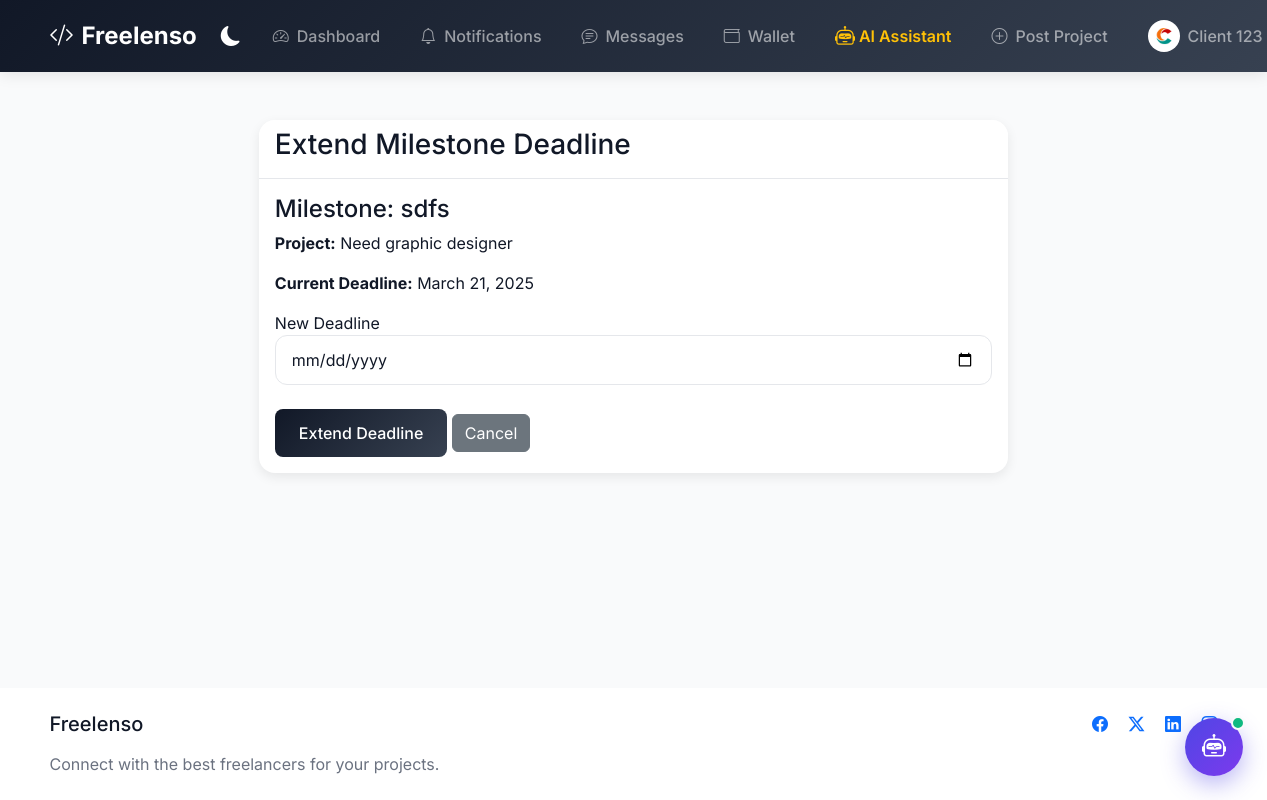
Screenshot of /projects/milestone/14/extend-deadline/ (signed in) with the database file from the repository.
### core/models.py (models this page shows, shortened)
class UserProfile(models.Model):
    user = models.OneToOneField(User, on_delete=models.CASCADE)
    is_freelancer = models.BooleanField(default=False)
    is_client = models.BooleanField(default=False)
    profile_picture = models.ImageField(upload_to='profile_pics', null=True, blank=True)
    bio = models.TextField(null=True, blank=True)
    skills = models.CharField(max_length=500, null=True, blank=True)
    hourly_rate = models.DecimalField(max_digits=10, decimal_places=2, null=True, blank=True)
    country = models.CharField(max_length=100, null=True, blank=True)
    phone_number = models.CharField(max_length=15, null=True, blank=True)
    website = models.URLField(max_length=200, null=True, blank=True)
    linkedin = models.URLField(max_length=200, null=True, blank=True)
    github = models.URLField(max_length=200, null=True, blank=True)
    languages = models.CharField(max_length=200, null=True, blank=True)
    education = models.TextField(null=True, blank=True)
    experience = models.TextField(null=True, blank=True)
    availability = models.CharField(max_length=100, null=True, blank=True)
    created_at = models.DateTimeField(auto_now_add=True)
    updated_at = models.DateTimeField(auto_now=True)
    wallet_balance = models.DecimalField(max_digits=10, decimal_places=2, default=0.00)

class ProjectMilestone(models.Model):
    STATUS_CHOICES = [
        ('pending', 'Pending'),
        ('completed', 'Completed'),
        ('approved', 'Approved'),
        ('rejected', 'Rejected'),
        ('delayed', 'Delayed')
    ]
    project = models.ForeignKey(Project, on_delete=models.CASCADE, related_name='milestones')
    title = models.CharField(max_length=200)
    description = models.TextField()
    amount = models.DecimalField(max_digits=10, decimal_places=2, validators=[MinValueValidator(Decimal('0.00'))])
    due_date = models.DateField()
    status = models.CharField(max_length=20, choices=STATUS_CHOICES, default='pending')
    completion_notes = models.TextField(blank=True, null=True)
    completed_at = models.DateTimeField(null=True, blank=True)
    feedback = models.TextField(blank=True, null=True)
    created_at = models.DateTimeField(auto_now_add=True)
    updated_at = models.DateTimeField(auto_now=True)
    penalty_per_day = models.DecimalField(max_digits=10, decimal_places=2, default=0.00)
    max_penalty_days = models.IntegerField(default=7)
    max_penalty_percentage = models.DecimalField(max_digits=5, decimal_places=2, default=20.00)
    class Meta:
        ordering = ['due_date']

class Project(models.Model):
    PROJECT_STATUS_CHOICES = [
        ('open', 'Open for Applications'),
        ('in_progress', 'In Progress'),
        ('completed', 'Completed'),
        ('cancelled', 'Cancelled')
    ]
    DURATION_CHOICES = [
        ('short', 'Less than 1 month'),
        ('medium', '1-3 months'),
        ('long', '3-6 months'),
        ('ongoing', 'Ongoing')
    ]
    EXPERIENCE_LEVEL_CHOICES = [
        ('entry', 'Entry Level'),
        ('intermediate', 'Intermediate'),
        ('expert', 'Expert')
    ]
    title = models.CharField(max_length=200)
    client = models.ForeignKey(UserProfile, on_delete=models.CASCADE, related_name='posted_projects')
    description = models.TextField()
    required_skills = models.CharField(max_length=500)
    budget_min = models.DecimalField(max_digits=10, decimal_places=2, validators=[MinValueValidator(Decimal('0.00'))])
    budget_max = models.DecimalField(max_digits=10, decimal_places=2, validators=[MinValueValidator(Decimal('0.00'))])
    duration = models.CharField(max_length=20, choices=DURATION_CHOICES)
    experience_level = models.CharField(max_length=20, choices=EXPERIENCE_LEVEL_CHOICES)
    status = models.CharField(max_length=20, choices=PROJECT_STATUS_CHOICES, default='open')
    category = models.CharField(max_length=100)
    created_at = models.DateTimeField(auto_now_add=True)
    updated_at = models.DateTimeField(auto_now=True)
    deadline = models.DateField(null=True, blank=True)
    assigned_freelancer = models.ForeignKey(UserProfile, on_delete=models.SET_NULL, null=True, blank=True, related_name='assigned_projects')
    progress = models.IntegerField(default=0)  # Overall progress percentage
    total_milestones = models.IntegerField(default=0)
    completed_milestones = models.IntegerField(default=0)
    last_activity_date = models.DateTimeField(null=True, blank=True)
    class Meta:
        ordering = ['-created_at']

### core/views.py (the view, shortened to what this page needs)
# urls.py: path('projects/milestone/<int:milestone_id>/extend-deadline/', views.extend_milestone_deadline, name='extend_milestone_deadline'),
@login_required
def extend_milestone_deadline(request, milestone_id):
    milestone = get_object_or_404(ProjectMilestone, id=milestone_id)
    project = milestone.project
    if request.user.userprofile != project.client:
        messages.error(request, "Only the project owner can extend deadlines.")
        return redirect('project_milestones', project_id=project.id)
    return render(request, 'projects/extend_deadline.html', {
        'milestone': milestone,
        'project': project
    })

### core/views.py (called while the page is built)
def get_user_profile(user):
    if user.is_superuser:
        profile, created = UserProfile.objects.get_or_create(
            user=user,
            defaults={'is_client': False, 'is_freelancer': False}
        )
        return profile
    profile, created = UserProfile.objects.get_or_create(user=user)
    return profile

def get_unread_notifications_count(user_profile):
    return Notification.objects.filter(recipient=user_profile, is_read=False).count()

def add_notifications_to_context(request):
    if request.user.is_authenticated:
        try:
            if request.user.is_superuser:
                return {'unread_notifications_count': 0, 'notifications': []}
            user_profile = get_user_profile(request.user)
            unread_count = get_unread_notifications_count(user_profile)
            notifications = Notification.objects.filter(
                recipient=user_profile
            ).order_by('-created_at')[:5]
            return {
                'unread_notifications_count': unread_count,
                'notifications': notifications
            }
        except Exception as e:
            print(f"Error in notifications context processor: {str(e)}")
            return {'unread_notifications_count': 0, 'notifications': []}
    return {'unread_notifications_count': 0, 'notifications': []}

### templates/projects/extend_deadline.html (shortened to what this page needs)
{% extends 'base.html' %}
{% load static %}
{% block content %}
<div class="container mt-4">
    <div class="row">
        <div class="col-md-8 offset-md-2">
            <div class="card">
                <div class="card-header">
                    <h3>Extend Milestone Deadline</h3>
                </div>
                <div class="card-body">
                    <h4>Milestone: {{ milestone.title }}</h4>
                    <p><strong>Project:</strong> {{ project.title }}</p>
                    <p><strong>Current Deadline:</strong> {{ milestone.due_date }}</p>
                    <form method="POST">
                        <div class="form-group">
                            <label for="new_deadline">New Deadline</label>
                            <input type="date" class="form-control" id="new_deadline" name="new_deadline"
                                   min="{{ milestone.due_date|date:'Y-m-d' }}" required>
                        </div>
                        <div class="mt-4">
                            <button type="submit" class="btn btn-primary">Extend Deadline</button>
                            <a href="{% url 'project_milestones' project.id %}" class="btn btn-secondary">Cancel</a>
                        </div>
                    </form>
                </div>
            </div>
        </div>
    </div>
</div>
{% endblock %}

### templates/base.html (shortened to what this page needs)
<!DOCTYPE html>
<html lang="en" data-bs-theme="light">
<head>
    <link href="https://cdn.jsdelivr.net/npm/bootstrap@5.3.0/dist/css/bootstrap.min.css" rel="stylesheet">
    <link rel="stylesheet" href="https://cdn.jsdelivr.net/npm/bootstrap-icons@1.11.3/font/bootstrap-icons.min.css">
</head>
<body>
    <nav class="navbar navbar-expand-lg navbar-dark sticky-top">
        <div class="container">
            <a class="navbar-brand d-flex align-items-center" href="{% url 'index' %}">
                <i class="bi bi-code-slash me-2"></i>
                Freelenso
            </a>
            <div class="collapse navbar-collapse" id="navbarNav">
                <ul class="navbar-nav ms-auto align-items-center">
                    <li class="nav-item me-2">
                        <button class="theme-toggle" id="themeToggle" aria-label="Toggle dark mode">
                            <i class="bi bi-moon-fill"></i>
                        </button>
                    </li>
                    {% if user.is_authenticated %}
                        <li class="nav-item me-2">
                            <a class="nav-link d-flex align-items-center" href="{% url 'dashboard' %}">
                                <i class="bi bi-speedometer2 me-2"></i>
                                <span>Dashboard</span>
                            </a>
                        </li>
                        <li class="nav-item me-2 dropdown">
                            <a class="nav-link d-flex align-items-center position-relative" href="#" id="notificationDropdown" role="button" data-bs-toggle="dropdown" aria-expanded="false">
                                <i class="bi bi-bell me-2"></i>
                                <span>Notifications</span>
                            </a>
                        </li>
                        <li class="nav-item me-2">
                            <a class="nav-link d-flex align-items-center" href="{% url 'message_list' %}">
                                <i class="bi bi-chat-text me-2"></i>
                                <span>Messages</span>
                            </a>
                        </li>
                        <li class="nav-item me-2">
                            <a class="nav-link d-flex align-items-center" href="{% url 'wallet_dashboard' %}">
                                <i class="bi bi-wallet me-2"></i>
                                <span>Wallet</span>
                            </a>
                        </li>
                        <li class="nav-item me-2">
                            <a class="nav-link d-flex align-items-center fw-semibold text-warning" href="#" onclick="event.preventDefault(); const w = document.getElementById('aiChatbotWindow'); if(w){ w.classList.toggle('active'); if(w.classList.contains('active')) document.getElementById('aiChatbotInput')?.focus(); }">
                                <i class="bi bi-robot me-1 fs-5"></i>
                                <span>AI Assistant</span>
                            </a>
                        </li>
                        {% if user.userprofile.is_client %}
                        <li class="nav-item me-2">
                            <a class="nav-link d-flex align-items-center" href="{% url 'create_project' %}">
                                <i class="bi bi-plus-circle me-2"></i>
                                <span>Post Project</span>
                            </a>
                        </li>
                        {% endif %}
                        <li class="nav-item dropdown">
                            <a class="nav-link dropdown-toggle d-flex align-items-center" href="#" id="navbarDropdown" role="button" data-bs-toggle="dropdown" aria-expanded="false">
                                {% if user.userprofile.profile_picture %}
                                    <img src="{{ user.userprofile.profile_picture.url }}" alt="{{ user.username }}" class="rounded-circle me-2" style="width: 32px; height: 32px; object-fit: cover;">
                                {% else %}
                                    <i class="bi bi-person-circle me-2" style="font-size: 1.2rem;"></i>
                                {% endif %}
                                <span>{{ user.get_full_name|default:user.username }}</span>
                            </a>
                        </li>
                    {% endif %}
                </ul>
            </div>
        </div>
    </nav>
    <main class="flex-grow-1 d-flex flex-column">
        <div class="container flex-grow-1 my-4">
            {% block content %}
            {% endblock %}
        </div>
    </main>
    <footer class="py-4 mt-auto" style="background-color: var(--background-card);">
        <div class="container">
            <div class="row">
                <div class="col-md-6">
                    <h5 class="mb-3">Freelenso</h5>
                    <p class="text-muted mb-0">Connect with the best freelancers for your projects.</p>
                </div>
                <div class="col-md-6 text-md-end">
                    <div class="social-links">
                        <a href="#" class="text-decoration-none me-3 text-primary"><i class="bi bi-facebook"></i></a>
                        <a href="#" class="text-decoration-none me-3 text-primary"><i class="bi bi-twitter-x"></i></a>
                        <a href="#" class="text-decoration-none me-3 text-primary"><i class="bi bi-linkedin"></i></a>
                        <a href="#" class="text-decoration-none text-primary"><i class="bi bi-instagram"></i></a>
                    </div>
                </div>
            </div>
        </div>
    </footer>
    <div class="ai-chatbot-widget">
        <button id="aiChatbotToggleBtn" class="ai-chatbot-btn" title="Open Freelenso AI Assistant">
            <i class="bi bi-robot fs-4"></i>
            <span class="ai-chatbot-badge"></span>
        </button>
    </div>
</body>
</html>

### templates/base.html (style rules this page uses)
:root { --primary-color: #111827; --secondary-color: #374151; --accent-color: #4b5563; --background-light: #f9fafb; --background-card: #ffffff; --text-dark: #111827; --text-muted: #6b7280; --border-color: #e5e7eb; --shadow-color: rgba(0,0,0,0.08); --gradient: linear-gradient(135deg, #111827, #374151); --nav-shadow: 0 2px 15px rgba(0,0,0,0.1); }
body { background-color: var(--background-light); color: var(--text-dark); font-family: 'Inter', sans-serif; transition: background-color 0.3s ease, color 0.3s ease; min-height: 100vh; display: flex; flex-direction: column; }
.navbar { background: var(--gradient); padding: 0.75rem 0; box-shadow: var(--nav-shadow); transition: all 0.3s ease; }
.navbar-brand { font-size: 1.5rem; font-weight: 700; }
.nav-link { font-weight: 500; padding: 0.5rem 1rem !important; border-radius: 0.5rem; transition: all 0.3s ease; white-space: nowrap; }
.card { border: none; border-radius: 1rem; box-shadow: 0 4px 12px var(--shadow-color); transition: transform 0.3s ease, box-shadow 0.3s ease; background-color: var(--background-card); color: var(--text-dark); }
.card-header { background-color: var(--background-card); border-bottom: 1px solid var(--border-color); border-radius: 1rem 1rem 0 0 !important; }
.btn-primary { background: var(--gradient); border: none; padding: 0.75rem 1.5rem; border-radius: 0.5rem; font-weight: 500; transition: all 0.3s ease; }
.form-control { border-radius: 0.75rem; padding: 0.75rem 1rem; border: 1px solid var(--border-color); background-color: var(--background-card); color: var(--text-dark); }
.container { max-width: 1200px; padding: 0 1rem; }
.text-muted { color: var(--text-muted) !important; }
.theme-toggle { cursor: pointer; display: flex; align-items: center; justify-content: center; background-color: transparent; border: none; color: white; padding: 0.5rem; border-radius: 0.5rem; transition: all 0.3s ease; }
.theme-toggle i { font-size: 1.25rem; }
.ai-chatbot-widget { position: fixed; bottom: 24px; right: 24px; z-index: 99999 !important; font-family: 'Inter', system-ui, -apple-system, sans-serif; }
.ai-chatbot-btn { width: 58px; height: 58px; border-radius: 50%; background: linear-gradient(135deg, #4f46e5, #7c3aed); color: #ffffff; border: none; box-shadow: 0 8px 24px rgba(79, 70, 229, 0.4); display: flex; align-items: center; justify-content: center; cursor: pointer; transition: all 0.3s cubic-bezier(0.4, 0, 0.2, 1); position: relative; }
.ai-chatbot-badge { position: absolute; top: -2px; right: -2px; background: #10b981; width: 14px; height: 14px; border-radius: 50%; border: 2px solid var(--background-light); }

### rows the page displays
ProjectMilestone: title "sdfs", due_date "March 21, 2025"
Project: title "Need graphic designer"

### other values shown
{{ user.get_full_name|default:user.username }} "Client 123"
